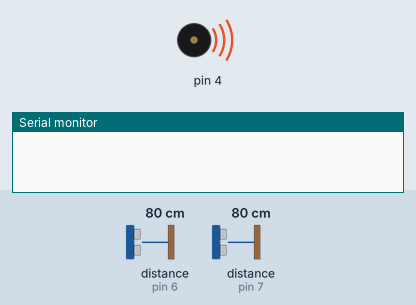
Bench run of a sketch on a simulated Arduino Uno, built with avr-gcc and run on an emulated ATmega328P. On the bench: buzzer (waves = sounding), the last lines printed to the serial monitor. Wiring (inferred from the names in the program): 2 × ultrasonic range finder: trigger pin 6, echo pin 6 / trigger pin 7, echo pin 7. Inputs (shaded band) come from the test bench; at power-on: distance to the obstacle (sensors on pin 6, pin 7) 80 cm. The echo pulse lasts 58.3 µs per cm.

Above: at 0.1 s.
At 1.1 s:
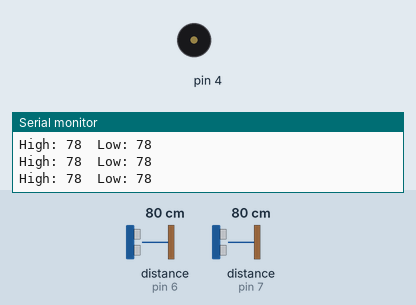
Timing chart, 0 to 2.6 s (numbered marks = the images above):
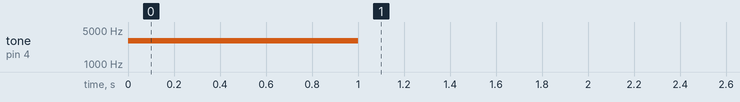

Measured:
- by itself, tone on pin 4: silent → 3000 Hz at 0.00 s, → silent 1.0 s later

The sketch:

ultrasonic.ino
```cpp
const int pingPinHigh = 6;
const int pingPinLow = 7;
unsigned int duration, inches, cm, cmHigh, cmLow;

void setup() {
  Serial.begin(9600);
  tone(4, 3000, 1000);
}

void loop() {
  cmHigh = checkSonar(pingPinHigh);
  delay(100);
  cmLow = checkSonar(pingPinLow);
  Serial.print("High: ");
  Serial.print(cmHigh);
  Serial.print("\t");
  Serial.print("Low: ");
  Serial.println(cmLow);
  delay(200);		             // Short delay
}


unsigned int checkSonar(int pingPin){
  pinMode(pingPin, OUTPUT);          // Set pin to OUTPUT
  digitalWrite(pingPin, LOW);        // Ensure pin is low
  delayMicroseconds(2);
  digitalWrite(pingPin, HIGH);       // Start ranging
  delayMicroseconds(5);              //   with 5 microsecond burst
  digitalWrite(pingPin, LOW);        // End ranging
  pinMode(pingPin, INPUT);           // Set pin to INPUT
  duration = pulseIn(pingPin, HIGH); // Read echo pulse
  inches = duration / 74 / 2 ;        // Convert to inches
  cm = inches * 2.54;                    //Convert to centimeters
  return cm;
}
```
